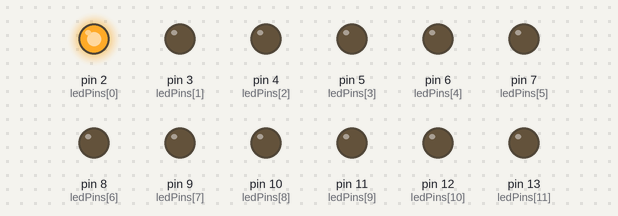
A sketch run on a simulated Arduino Uno, built with avr-gcc and run on an emulated ATmega328P. Parts: output pins drawn as LEDs (lit = HIGH). Random numbers use the default seed unless the sketch sets one.

Above: at 0.05 s.
At 8.02 s:
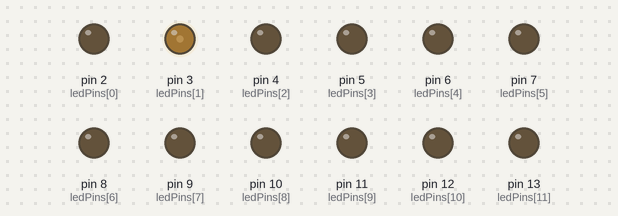
At 10.45 s:
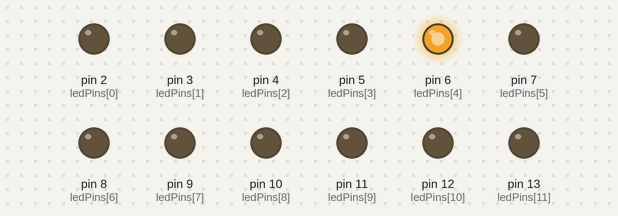
At 13.15 s:
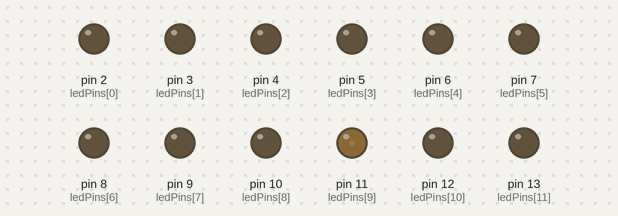
At 24.9 s:
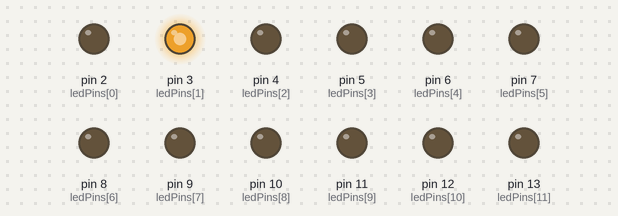
At 30.32 s:
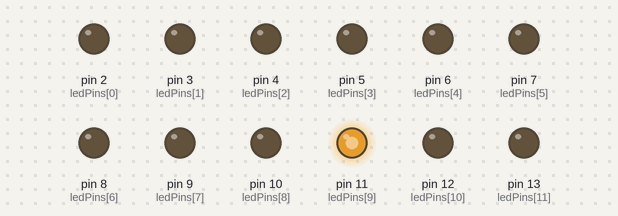
Timing chart, 0 to 40.0 s (numbered marks = the images above):
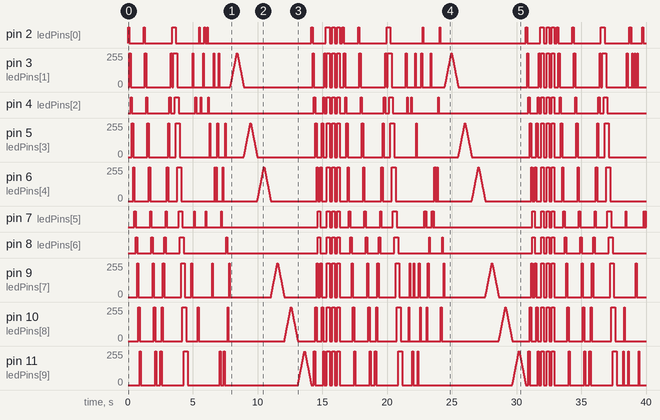

The sketch:

Chasing_LED.ino
```cpp
// Arduino 12-LED Light Chaser with Multiple Patterns
// Create mesmerizing lighting effects with 12 LEDs

// Pin definitions for 12 LEDs (using Arduino Uno pins 2-13)
const int numLeds = 12;
const int ledPins[numLeds] = {2, 3, 4, 5, 6, 7, 8, 9, 10, 11, 12, 13};

// Pattern speed control (lower = faster)
int delayTime = 100;  // Default delay time in milliseconds

// Brightness levels for fade effects (only matters for PWM pins)
const int brightnessLevels = 5;
int brightness[brightnessLevels] = {0, 64, 128, 192, 255};

void setup() {
  // Initialize all LED pins as outputs
  for (int i = 0; i < numLeds; i++) {
    pinMode(ledPins[i], OUTPUT);
    digitalWrite(ledPins[i], LOW);  // Ensure all LEDs start off
  }
}

void loop() {
  // Run through various patterns
  basicChase();            // Simple chase pattern
  bouncePattern();         // Bounce back and forth
  multiLedChase(3);        // 3 LEDs on at once
  randomFlicker(30);       // Random LED flickering
  fadeInOutPattern();      // Fading effect (works best on PWM pins)
  convergeDiverge();       // Converging and diverging pattern
  allOnAllOff(3);          // All LEDs on then off
}

// PATTERN 1: Basic chase - one LED at a time in sequence
void basicChase() {
  for (int i = 0; i < numLeds; i++) {
    digitalWrite(ledPins[i], HIGH);
    delay(delayTime);
    digitalWrite(ledPins[i], LOW);
  }
}

// PATTERN 2: Bounce - back and forth pattern
void bouncePattern() {
  // Forward
  for (int i = 0; i < numLeds; i++) {
    digitalWrite(ledPins[i], HIGH);
    delay(delayTime);
    digitalWrite(ledPins[i], LOW);
  }

  // Backward
  for (int i = numLeds - 2; i > 0; i--) {
    digitalWrite(ledPins[i], HIGH);
    delay(delayTime);
    digitalWrite(ledPins[i], LOW);
  }
}

// PATTERN 3: Multiple LEDs chase - several LEDs on at once
void multiLedChase(int numActive) {
  // Make sure numActive is valid
  if (numActive > numLeds) numActive = numLeds;

  // Turn off all LEDs to start
  for (int i = 0; i < numLeds; i++) {
    digitalWrite(ledPins[i], LOW);
  }

  // Run the chase pattern
  for (int i = 0; i < numLeds; i++) {
    // Turn on current LED
    digitalWrite(ledPins[i], HIGH);

    // Turn off LED that's now out of range
    if (i >= numActive) {
      digitalWrite(ledPins[i - numActive], LOW);
    }

    delay(delayTime);
  }

  // Turn off remaining LEDs at the end
  for (int i = numLeds - numActive; i < numLeds; i++) {
    digitalWrite(ledPins[i], LOW);
    delay(delayTime);
  }
}

// PATTERN 4: Random flickering
void randomFlicker(int iterations) {
  for (int i = 0; i < iterations; i++) {
    int randomLed = random(numLeds);  // Pick a random LED
    digitalWrite(ledPins[randomLed], HIGH);
    delay(delayTime / 2);
    digitalWrite(ledPins[randomLed], LOW);
    delay(delayTime / 2);
  }
}

// PATTERN 5: Fade in/out (works best with PWM pins: 3, 5, 6, 9, 10, 11)
void fadeInOutPattern() {
  // Use only PWM pins for best effect
  int pwmPins[] = {3, 5, 6, 9, 10, 11};
  int numPwmPins = 6;

  // For each PWM pin
  for (int i = 0; i < numPwmPins; i++) {
    // Fade in
    for (int brightness = 0; brightness <= 255; brightness += 5) {
      analogWrite(pwmPins[i], brightness);
      delay(delayTime / 10);
    }

    // Fade out
    for (int brightness = 255; brightness >= 0; brightness -= 5) {
      analogWrite(pwmPins[i], brightness);
      delay(delayTime / 10);
    }
  }
}

// PATTERN 6: Converge/Diverge pattern
void convergeDiverge() {
  // Turn all LEDs off to start
  for (int i = 0; i < numLeds; i++) {
    digitalWrite(ledPins[i], LOW);
  }

  // Converge from ends to middle
  for (int i = 0; i < numLeds / 2; i++) {
    digitalWrite(ledPins[i], HIGH);                 // Light from start
    digitalWrite(ledPins[numLeds - 1 - i], HIGH);   // Light from end
    delay(delayTime);
    digitalWrite(ledPins[i], LOW);
    digitalWrite(ledPins[numLeds - 1 - i], LOW);
  }

  // Diverge from middle to ends
  for (int i = numLeds / 2 - 1; i >= 0; i--) {
    digitalWrite(ledPins[i], HIGH);
    digitalWrite(ledPins[numLeds - 1 - i], HIGH);
    delay(delayTime);
    digitalWrite(ledPins[i], LOW);
    digitalWrite(ledPins[numLeds - 1 - i], LOW);
  }
}

// PATTERN 7: All on, all off
void allOnAllOff(int iterations) {
  for (int i = 0; i < iterations; i++) {
    // All on
    for (int j = 0; j < numLeds; j++) {
      digitalWrite(ledPins[j], HIGH);
    }
    delay(delayTime * 2);

    // All off
    for (int j = 0; j < numLeds; j++) {
      digitalWrite(ledPins[j], LOW);
    }
    delay(delayTime * 2);
  }
}
```

Measured:
- by itself, pin 2 (ledPins[0]): LOW → HIGH at 0.00 s, → LOW 0.10 s later, → HIGH 1.1 s later, → LOW 0.10 s later, … (50 changes in this stretch)
- by itself, pin 4 (ledPins[2]): LOW → HIGH at 0.20 s, → LOW 0.10 s later, → HIGH 1.1 s later, → LOW 0.10 s later, … (56 changes in this stretch)
- by itself, pin 6 (ledPins[4]): moves between 0/255 and 255/255, repeating every 16.6 s
- by itself, pin 7 (ledPins[5]): LOW → HIGH at 0.50 s, → LOW 0.10 s later, → HIGH 1.1 s later, → LOW 0.10 s later, … (60 changes in this stretch)
- by itself, pin 8 (ledPins[6]): LOW → HIGH at 0.60 s, → LOW 0.10 s later, → HIGH 1.1 s later, → LOW 0.10 s later, … (46 changes in this stretch)
- by itself, pin 12 (ledPins[10]): LOW → HIGH at 1.0 s, → LOW 0.10 s later, → HIGH 1.1 s later, → LOW 0.10 s later, … (54 changes in this stretch)
- by itself, pin 13 (ledPins[11]): LOW → HIGH at 1.1 s, → LOW 0.10 s later, → HIGH 1.1 s later, → LOW 0.10 s later, … (40 changes in this stretch)
- by itself, pin 3 (ledPins[1]): 0/255 → 255/255 at 0.10 s, → 0/255 0.10 s later, → 255/255 1.1 s later, → 0/255 0.10 s later, … (272 changes in this stretch)
